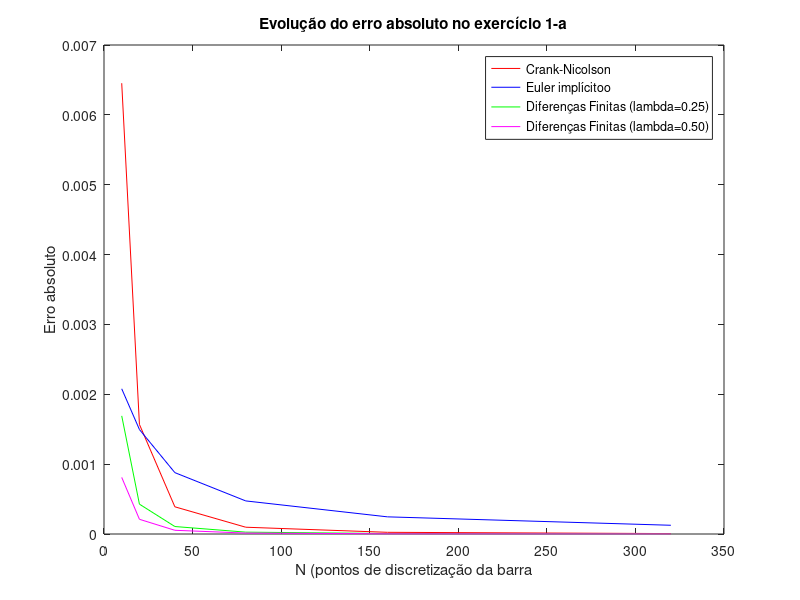
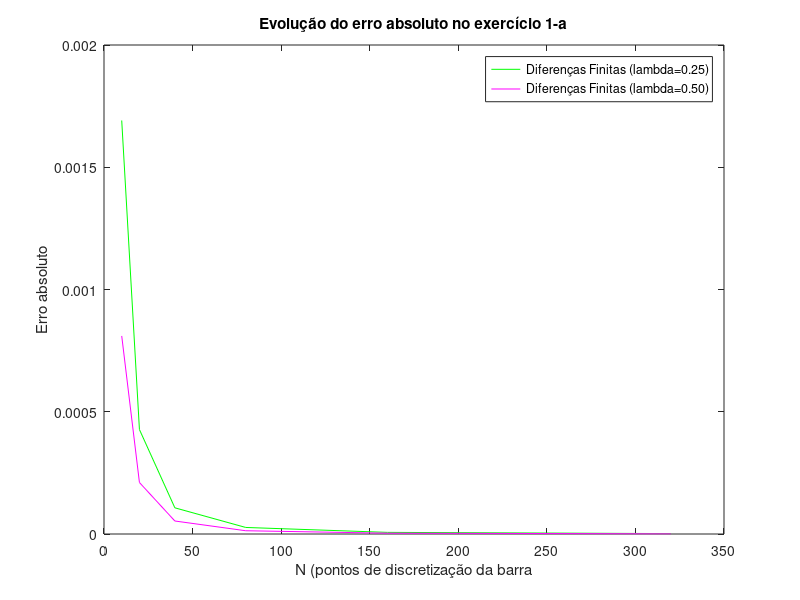

Source code (MATLAB) for these figures, in order:
%%%
% Script para visualizar os dados gerados pelo Exercício Programa 1 da
% disciplina MAP3121: Um problema inverso para obtenção da distribuição de
% Temperatura.
%
% Matheus Bordin Gomes
% João Ferreira Cysne

close all; clear; clc;

%%
% Dados
N = [10 20 40 80 160 320];

crank_err = [0.00645311381 0.001568606604 0.000389339298 0.000097159295 0.000024278856 0.000006069029];
euler_err = [0.002078825408 0.001495879335 0.000878523015 0.000473698255 0.000245657229 0.000125053517];
diff_25_err = [0.001691344373 0.000427280687 0.000107097393 0.000026791666 0.000006698999 0.000001674817];
diff_50_err = [0.000810135075 0.000210666767 0.00005317088 0.000013351388 0.000003339744 0.000000835055];

%%
% Plot
figure(1);
plot(N, crank_err, 'r', N, euler_err, 'b', N, diff_25_err, 'g', N, diff_50_err, 'm');
title('Evolução do erro absoluto no exercício 1-a');
ylabel('Erro absoluto');
xlabel('N (pontos de discretização da barra');
legend('Crank-Nicolson','Euler implícitoo','Diferenças Finitas (lambda=0.25)','Diferenças Finitas (lambda=0.50)');

figure(2);
plot(N, diff_25_err, 'g', N, diff_50_err, 'm');
title('Evolução do erro absoluto no exercício 1-a');
ylabel('Erro absoluto');
xlabel('N (pontos de discretização da barra');
legend('Diferenças Finitas (lambda=0.25)','Diferenças Finitas (lambda=0.50)');


